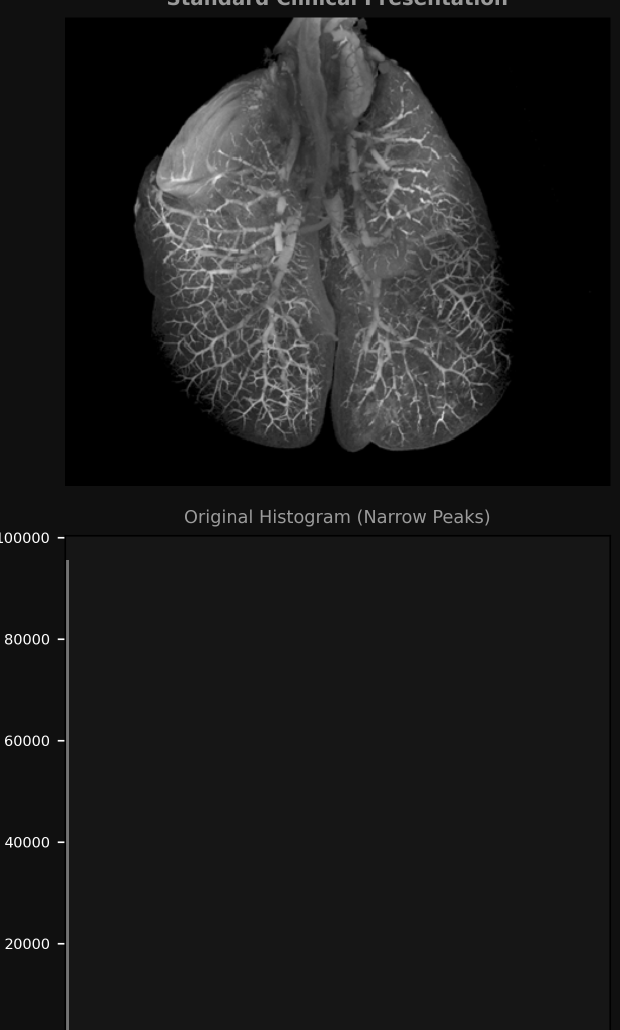
%> input picture Experiment_05/Inputs/images/Lung-HR-contrast.png, 1240 x 2060 px (shown at 1/2 size)
$ octave --eval "task_2_4_clahe_clip_sensitivity;"   (GNU Octave 9; MATLAB toolbox functions it lacks are replaced by stand-ins)
%> lines starting %> are read from the running program, lines starting %| are printed output that depends on the picture
%% Experiment 02 - Task 2.4: Contextual CLAHE Optimization & Sensitivity (MATLAB)
% Course: Medical Image Processing (B.Sc. Biomedical Engineering)
% Faculty: Engr. Rana Talha Khalid | Department of Biomedical Engineering, Riphah International University

function task_2_4_clahe_clip_sensitivity()
    fprintf('======================================================================\n');
    fprintf('TASK 2.4: CLAHE CLIP LIMIT SENSITIVITY SWEEP (MATLAB)\n');
    fprintf('======================================================================\n');

    baseDir = fileparts(fileparts(mfilename('fullpath')));
    imgPath = fullfile(baseDir, 'Inputs', 'images', 'Lung-HR-contrast.png');
    if ~exist(imgPath, 'file')
        imgPath = fullfile(fileparts(baseDir), 'images', 'Lung-HR-contrast.png');
    end

    img = imread(imgPath);
%> img is the input picture: size 2060x1240 uint8; min 0, max 255, mean 28.9
    if size(img, 3) == 3, img = rgb2gray(img); end

    clipValues = [0.01, 0.02, 0.03, 0.04, 0.08]; % In MATLAB, normalized clip limits
    entropies = zeros(1, 5);
    stds = zeros(1, 5);

    fprintf('%-12s | %-14s | %-10s\n', 'Clip Limit', 'Entropy (bits)', 'Std Dev');
    fprintf('-----------------------------------------\n');

    enhancedImages = cell(1, 5);
    for k = 1:5
        clahe = adapthisteq(img, 'ClipLimit', clipValues(k), 'NumTiles', [8 8]);
        enhancedImages{k} = clahe;
        [counts, ~] = imhist(clahe);
        p = counts / numel(clahe); p_nz = p(p > 0);
        ent = -sum(p_nz .* log2(p_nz));
        s = std(double(clahe(:)));
        entropies(k) = ent;
        stds(k) = s;
        fprintf('%-12.2f | %-14.4f | %-10.2f\n', clipValues(k), ent, s);
    end
%> this loop made 5 passes
%> (ent, s) on passes 1 to 5: (4.69, 44.62), (4.93, 49.17), (4.84, 49.01), (5.14, 48.51), (5.51, 46.61)
%| 0.01         | 4.6900         | 44.62
%| 0.02         | 4.9263         | 49.17
%| 0.03         | 4.8380         | 49.01
%| 0.04         | 5.1357         | 48.51
%| 0.08         | 5.5050         | 46.61
%> pass 1, in task_2_4_clahe_clip_sensitivity, `clahe = adapthisteq(img, 'ClipLimit', clipValues(k), 'NumTiles', [8 8]);`:
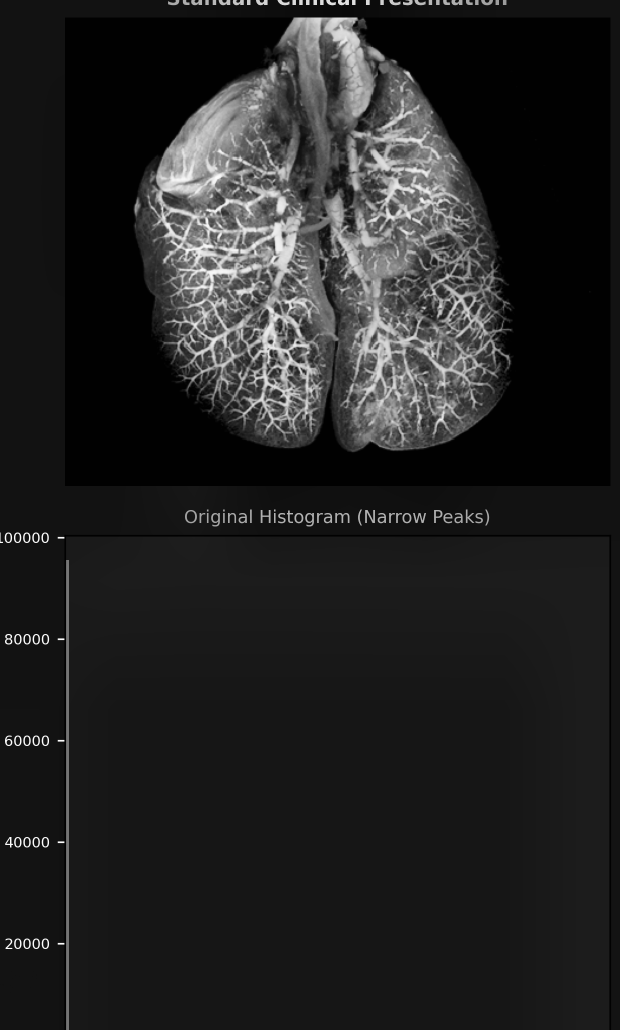
%> clahe: size 2060x1240 uint8 (shown at 1/2 size); min 0, max 255, mean 34.7
%> pass 2, in task_2_4_clahe_clip_sensitivity, `clahe = adapthisteq(img, 'ClipLimit', clipValues(k), 'NumTiles', [8 8]);`:
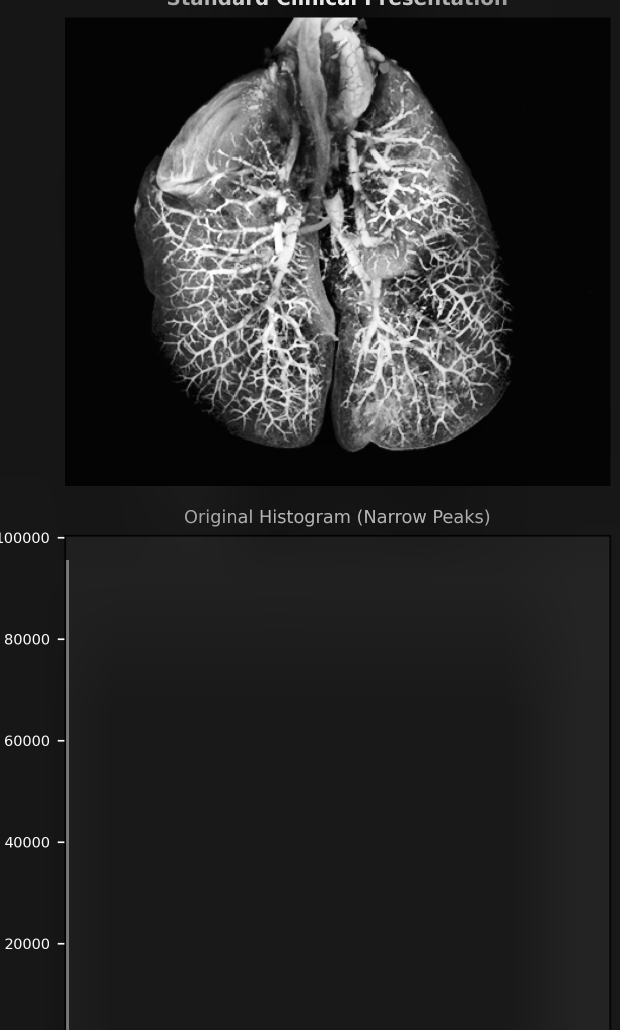
%> clahe: size 2060x1240 uint8 (shown at 1/2 size); min 0, max 255, mean 39.9
%> after the loop, enhancedImages = 5 items; entropies = [4.69 4.93 4.84 5.14 5.51]; stds = [44.62 49.17 49.01 48.51 46.61]

    outDir = fullfile(baseDir, 'Outputs', 'MATLAB');
    figDir = fullfile(baseDir, 'Figures');
    if ~exist(outDir, 'dir'), mkdir(outDir); end
    if ~exist(figDir, 'dir'), mkdir(figDir); end

    fig = figure('Color', [0.06 0.09 0.16], 'Position', [100, 100, 1400, 800], 'Visible', 'off');

    for k = 1:5
        subplot(2, 5, k);
        imshow(enhancedImages{k}, []);
        title(sprintf('Clip = %.2f\nH = %.2f', clipValues(k), entropies(k)), 'Color', 'w', 'FontWeight', 'bold');
    end

    subplot(2, 5, 6:10);
    plot(clipValues, entropies, '-o', 'Color', [0.22 0.74 0.97], 'LineWidth', 2.5, 'MarkerSize', 8, 'MarkerFaceColor', [0.22 0.74 0.97]);
    hold on;
    xline(0.02, '--g', 'Optimal Point (Clip=0.02)', 'LineWidth', 2);
    set(gca, 'Color', [0.12 0.16 0.23], 'XColor', [0.58 0.64 0.72], 'YColor', [0.58 0.64 0.72]);
    title('Information Entropy vs Clip Limit Parameter (MATLAB)', 'Color', 'w', 'FontWeight', 'bold');
    xlabel('Clip Limit Parameter', 'Color', [0.58 0.64 0.72]);
    ylabel('Shannon Entropy (bits/pixel)', 'Color', [0.58 0.64 0.72]);
    grid on;

    sgtitle('Task 2.4: Contextual CLAHE Optimization & Sensitivity Sweep (MATLAB)', 'Color', [0.22 0.74 0.97], 'FontWeight', 'bold');
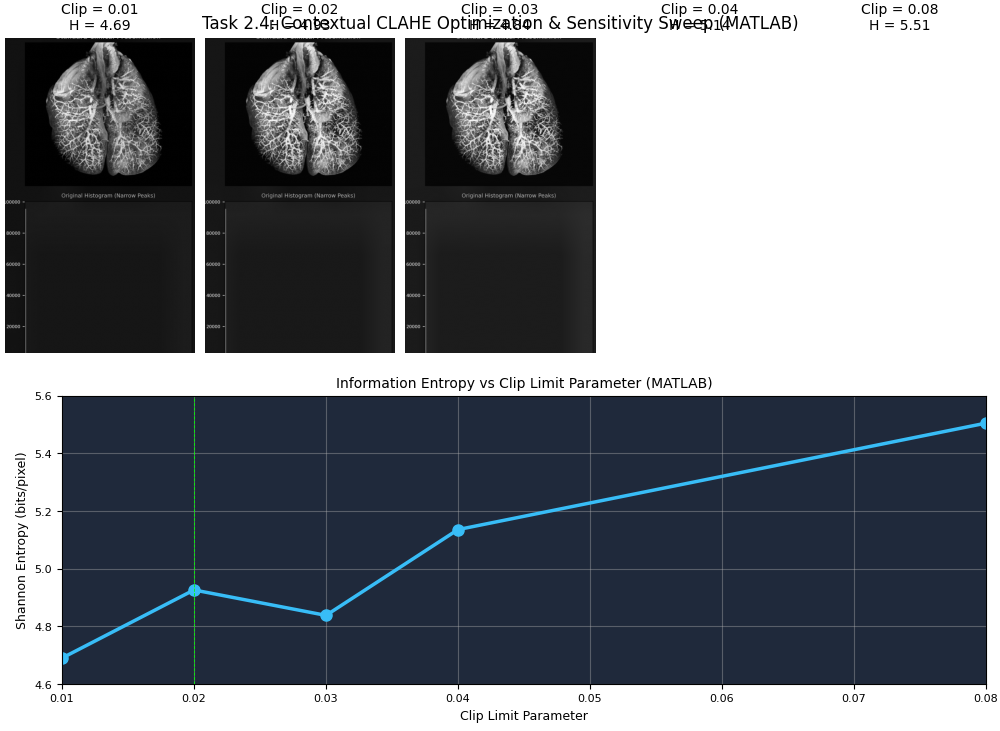
%> figure redrawn from the program's plot data, 6 panels

    saveas(fig, fullfile(outDir, 'task_2_4_clahe_clip_sensitivity_matlab.png'));
    saveas(fig, fullfile(figDir, 'task_2_4_clahe_clip_sensitivity_matlab.png'));
    close(fig);
    fprintf('[SAVED] Saved MATLAB Task 2.4 figure.\n');
end
